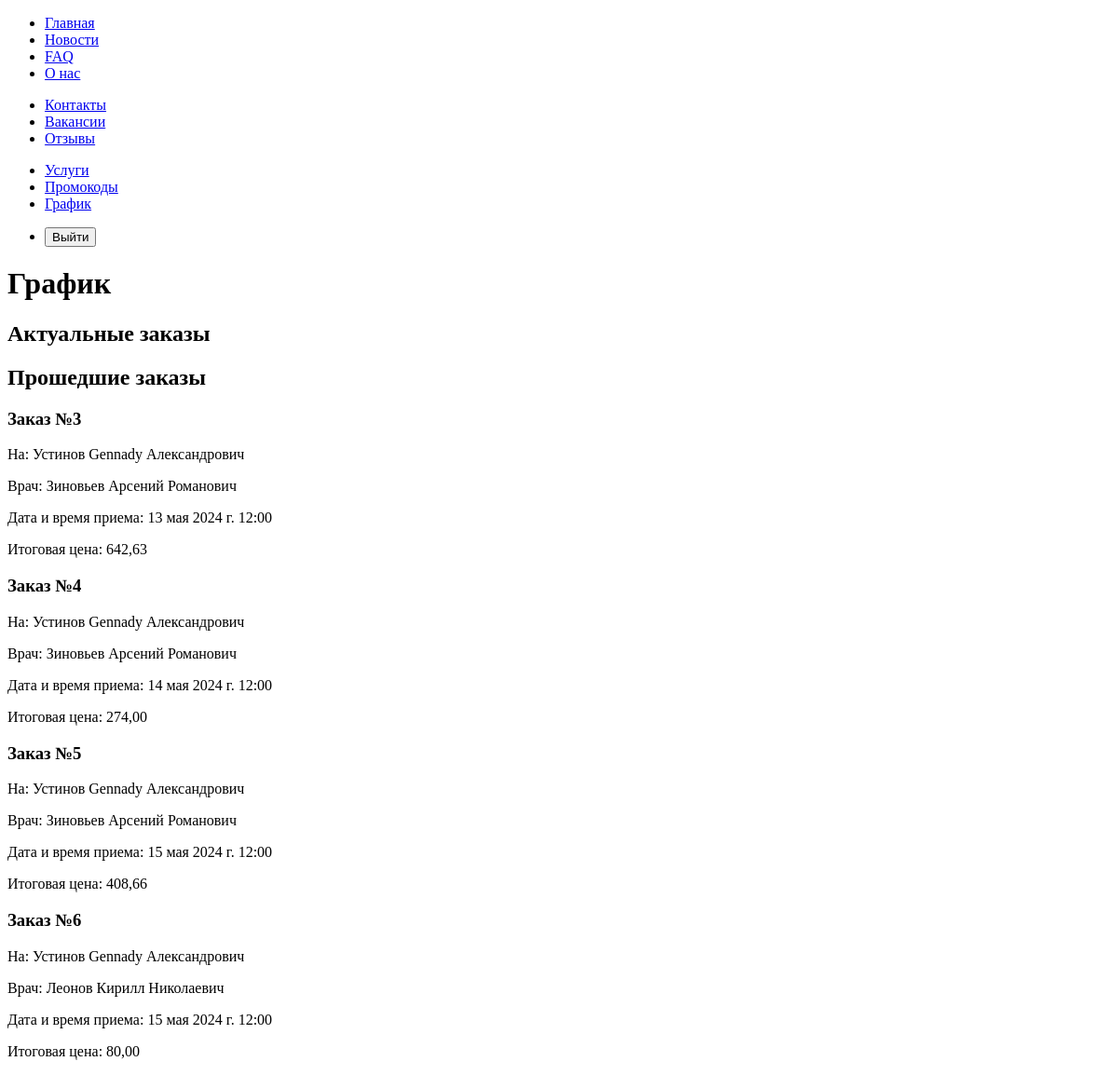
/clinic/schedule (signed in), run on an earlier commit of the app's database.
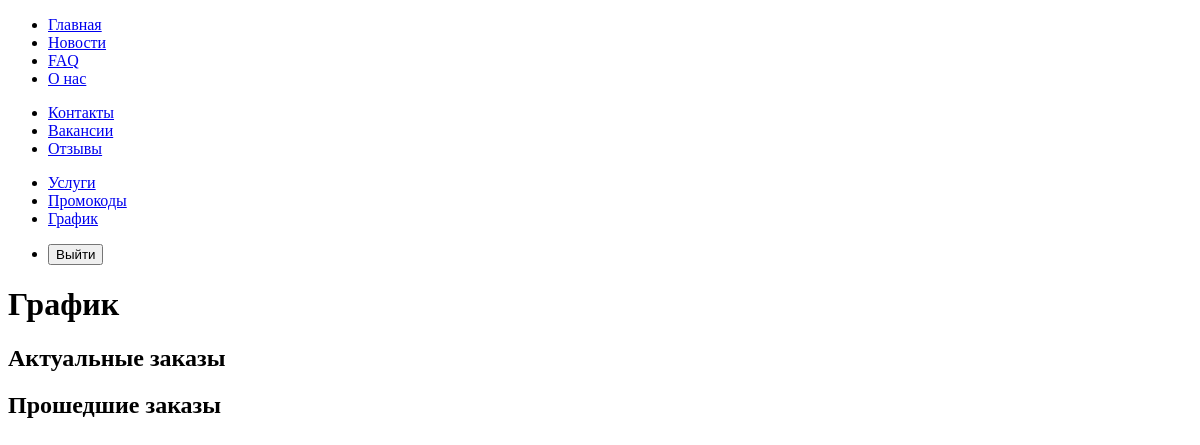
And on a later commit of the database.
### clinic/models.py (models this page shows, shortened)
class Orders(models.Model):
    user = models.ForeignKey(User, on_delete=models.CASCADE)
    services = models.ManyToManyField(Services, verbose_name='Услуги')
    doctor = models.ForeignKey(Doctors, on_delete=models.CASCADE, verbose_name='Врач')
    promo_code = models.ForeignKey(PromoCodes, on_delete=models.SET_NULL, null=True, blank=True)
    appointment_date = models.DateTimeField('Дата и время приема')
    total_price = models.DecimalField('Итоговая цена', max_digits=10, decimal_places=2, editable=False)
    class Meta:
        verbose_name = 'Заказ'
        verbose_name_plural = 'Заказы'

class Clients(models.Model):
    user = models.OneToOneField(User, on_delete=models.CASCADE, related_name='client')
    surname = models.CharField('Фамилия', max_length=50)
    name = models.CharField('Имя', max_length=50)
    patronymic = models.CharField('Отчество', max_length=50)
    birth_date = models.DateField('Дата рождения', validators=[validate_age])
    address = models.CharField('Адрес', max_length=250)
    phone = models.CharField('Телефон', validators=[RegexValidator(
        regex=r'^\+375 \(\d{2}\) \d{3}-\d{2}-\d{2}$',
        message="Телефонный номер должен быть в формате: '+375 (XX) XXX-XX-XX'"
    )] ,max_length=20)
    class Meta:
        verbose_name = 'Клиент'
        verbose_name_plural = 'Клиенты'

class Doctors(models.Model):
    user = models.OneToOneField(User, on_delete=models.CASCADE, related_name='doctor')
    surname = models.CharField('Фамилия', max_length=50)
    name = models.CharField('Имя', max_length=50)
    patronymic = models.CharField('Отчество', max_length=50)
    phone = models.CharField('Телефон', validators=[RegexValidator(
        regex=r'^\+375 \(\d{2}\) \d{3}-\d{2}-\d{2}$',
        message="Телефонный номер должен быть в формате: '+375 (XX) XXX-XX-XX'"
    )], max_length=20)
    email = models.EmailField('Электронная почта')
    service_specialization = models.ForeignKey(ServiceSpecializations, on_delete=models.CASCADE, related_name='doctors',
                                               verbose_name='Специализация врача')
    class Meta:
        verbose_name = 'Врач'
        verbose_name_plural = 'Врачи'

### clinic/views.py (the view, shortened to what this page needs)
# urls.py: path('schedule', views.schedule_view, name='schedule'),
def schedule_view(request):
    if request.user.is_authenticated:
        if hasattr(request.user, 'client'):
            current_orders = Orders.objects.filter(user=request.user, appointment_date__gte=datetime.now())
            past_orders = Orders.objects.filter(user=request.user, appointment_date__lt=datetime.now())
            return render(request, 'clinic/schedule.html', {'current_orders': current_orders, 'past_orders': past_orders})
    return render(request, 'clinic/schedule.html')

### clinic/templates/clinic/schedule.html (shortened to what this page needs)
{% extends 'main/layout.html' %}
{% block content %}
    <h1>График</h1>
    {% if user.is_authenticated %}
        <h2>Актуальные заказы</h2>
        <h2>Прошедшие заказы</h2>
        {% for order in past_orders %}
            <div class="order">
                <h3>Заказ №{{ order.id }}</h3>
                <p>На: {{ order.user.client.surname }} {{ order.user.client.name }} {{ order.user.client.patronymic }}</p>
                <p>Врач: {{ order.doctor.surname }} {{ order.doctor.name }} {{ order.doctor.patronymic }}</p>
                <p>Дата и время приема: {{ order.appointment_date }}</p>
                <p>Итоговая цена: {{ order.total_price }}</p>
            </div>
        {% endfor %}
    {% else %}
        <p>Пожалуйста, <a href="{% url 'to_login' %}">авторизуйтесь</a> для просмотра графика.</p>
    {% endif %}
{% endblock %}

What changed in the data, as far as the page shows it:
removed Orders: id "3", user.client.surname "Устинов", user.client.name "Gennady", user.client.patronymic "Александрович", doctor.surname "Зиновьев", doctor.name "Арсений", doctor.patronymic "Романович", appointment_date "13 мая 2024 г. 12:00", total_price "642,63"
removed Orders: id "4", user.client.surname "Устинов", user.client.name "Gennady", user.client.patronymic "Александрович", doctor.surname "Зиновьев", doctor.name "Арсений", doctor.patronymic "Романович", appointment_date "14 мая 2024 г. 12:00", total_price "274,00"
removed Orders: id "5", user.client.surname "Устинов", user.client.name "Gennady", user.client.patronymic "Александрович", doctor.surname "Зиновьев", doctor.name "Арсений", doctor.patronymic "Романович", appointment_date "15 мая 2024 г. 12:00", total_price "408,66"
removed Orders: id "6", user.client.surname "Устинов", user.client.name "Gennady", user.client.patronymic "Александрович", doctor.surname "Леонов", doctor.name "Кирилл", doctor.patronymic "Николаевич", appointment_date "15 мая 2024 г. 12:00", total_price "80,00"
